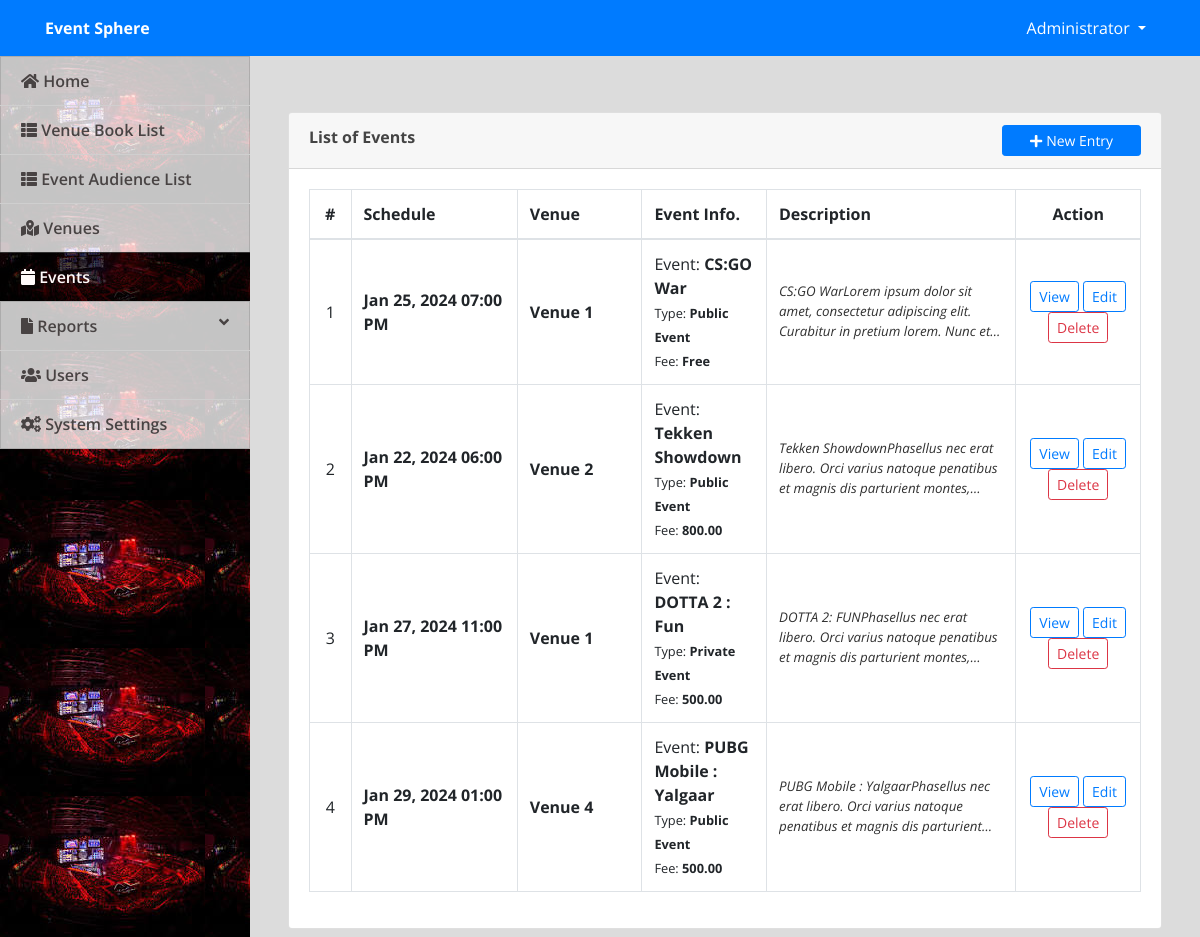
The page /admin/index.php?page=events (signed in) on the database its author committed.
### tables this page shows
CREATE TABLE `events` (
  `id` int(30) NOT NULL,
  `venue_id` int(30) NOT NULL,
  `event` text NOT NULL,
  `description` text NOT NULL,
  `schedule` datetime NOT NULL,
  `type` tinyint(1) NOT NULL DEFAULT 1 COMMENT '1=Public, 2-Private',
  `audience_capacity` int(30) NOT NULL,
  `payment_type` tinyint(1) NOT NULL DEFAULT 1 COMMENT '1=Free,payable',
  `amount` double NOT NULL DEFAULT 0,
  `banner` text NOT NULL,
  `date_created` datetime NOT NULL
);

CREATE TABLE `venue` (
  `id` int(30) NOT NULL,
  `venue` text NOT NULL,
  `address` text NOT NULL,
  `description` text NOT NULL,
  `rate` float NOT NULL
);

### admin/events.php (the view, shortened to what this page needs)
<?php include('db_connect.php');?>
<div class="container-fluid">
	<div class="col-lg-12">
		<div class="row">
			<div class="col-md-12">
				<div class="card">
					<div class="card-header">
						<b>List of Events</b>
						<span class="float:right"><a class="btn btn-primary btn-block btn-sm col-sm-2 float-right" href="index.php?page=manage_event" id="new_event">
					<i class="fa fa-plus"></i> New Entry
				</a></span>
					</div>
					<div class="card-body">
						<table class="table table-condensed table-bordered table-hover">
							<colgroup>
								<col width="5%">
								<col width="20%">
								<col width="15%">
								<col width="15%">
								<col width="30%">
								<col width="15%">
							</colgroup>
							<thead>
								<tr>
									<th class="text-center">#</th>
									<th class="">Schedule</th>
									<th class="">Venue</th>
									<th class="">Event Info.</th>
									<th class="">Description</th>
									<th class="text-center">Action</th>
								</tr>
							</thead>
							<tbody>
								<?php
								$i = 1;
								$events = $conn->query("SELECT e.*,v.venue FROM events e inner join venue v on v.id=e.venue_id order by e.id asc");
								while($row=$events->fetch_assoc()):
									$trans = get_html_translation_table(HTML_ENTITIES,ENT_QUOTES);
									unset($trans["\""], $trans["<"], $trans[">"], $trans["<h2"]);
									$desc = strtr(html_entity_decode($row['description']),$trans);
									$desc=str_replace(array("<li>","</li>"), array("",","), $desc);
								?>
								<tr>
									<td class="text-center"><?php echo $i++ ?></td>
									<td class="">
										 <p> <b><?php echo date("M d, Y h:i A",strtotime($row['schedule'])) ?></b></p>
									</td>
									<td class="">
										 <p> <b><?php echo ucwords($row['venue']) ?></b></p>
									</td>
									<td class="">
										 <p>Event: <b><?php echo ucwords($row['event']) ?></b></p>
										 <p><small>Type: <b><?php echo $row['type']  == 1 ? "Public Event" : "Private Event" ?></small></b></p>
										 <p><small>Fee: <b><?php echo $row['payment_type']  == 1 ? "Free" : number_format($row['amount'],2) ?></small></b></p>
									</td>
									<td>
										 <p class="truncate"><?php echo strip_tags($desc) ?></p>
									</td>
									<td class="text-center">
										<button class="btn btn-sm btn-outline-primary view_event" type="button" data-id="<?php echo $row['id'] ?>" >View</button>
										<button class="btn btn-sm btn-outline-primary edit_event" type="button" data-id="<?php echo $row['id'] ?>" >Edit</button>
										<button class="btn btn-sm btn-outline-danger delete_event" type="button" data-id="<?php echo $row['id'] ?>">Delete</button>
									</td>
								</tr>
								<?php endwhile; ?>
							</tbody>
						</table>
					</div>
				</div>
			</div>
		</div>
	</div>
</div>

### admin/assets/css/style.css (style rules this page uses)
body { font-family: "Open Sans", sans-serif; color: #444444; width: 100%; height: calc(100%); }
a { color: #1977cc; }
.truncate { overflow: hidden; text-overflow: ellipsis; display: -webkit-box; -webkit-line-clamp: 3; -webkit-box-orient: vertical; font-size: smaller; color: #000000cf; font-style: italic; }

### admin/index.php (style rules this page uses)
body { background: #80808045; }

### admin/events.php (style rules this page uses)
td { vertical-align: middle !important; }
td p { margin: unset }

### rows shown on the page
events: schedule "Jan 25, 2024 07:00 PM", venue.venue "Venue 1", event "CS:GO War", type "Public Event", payment_type "Free", description "CS:GO WarLorem ipsum dolor sit amet, consectetur adipiscing elit. Curabitur in pretium lorem. Nunc…"
events: schedule "Jan 22, 2024 06:00 PM", venue.venue "Venue 2", event "Tekken Showdown", type "Public Event", amount "800.00", description "Tekken ShowdownPhasellus nec erat libero. Orci varius natoque penatibus et magnis dis parturient…"
events: schedule "Jan 27, 2024 11:00 PM", venue.venue "Venue 1", event "DOTTA 2 : Fun", type "Private Event", amount "500.00", description "DOTTA 2: FUNPhasellus nec erat libero. Orci varius natoque penatibus et magnis dis parturient…"
events: schedule "Jan 29, 2024 01:00 PM", venue.venue "Venue 4", event "PUBG Mobile : Yalgaar", type "Public Event", amount "500.00", description "PUBG Mobile : YalgaarPhasellus nec erat libero. Orci varius natoque penatibus et magnis dis…"

### other values the page prints
$_SESSION['system']['name'] "Event Sphere"
$_SESSION['login_name'] "Administrator"
